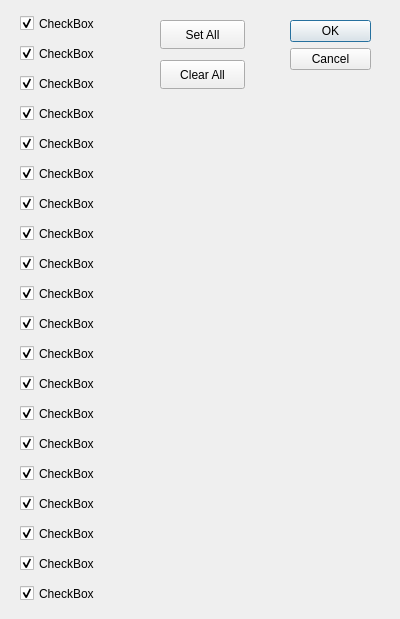
<?xml version="1.0" encoding="UTF-8"?>
<ui version="4.0">
 <class>SensorsDialog</class>
 <widget class="QDialog" name="SensorsDialog">
  <property name="geometry">
   <rect>
    <x>0</x>
    <y>0</y>
    <width>400</width>
    <height>619</height>
   </rect>
  </property>
  <property name="windowTitle">
   <string>Sensors</string>
  </property>
  <widget class="QDialogButtonBox" name="buttonBox">
   <property name="geometry">
    <rect>
     <x>290</x>
     <y>20</y>
     <width>81</width>
     <height>241</height>
    </rect>
   </property>
   <property name="orientation">
    <enum>Qt::Vertical</enum>
   </property>
   <property name="standardButtons">
    <set>QDialogButtonBox::Cancel|QDialogButtonBox::Ok</set>
   </property>
  </widget>
  <widget class="QCheckBox" name="checkBox">
   <property name="geometry">
    <rect>
     <x>20</x>
     <y>10</y>
     <width>131</width>
     <height>27</height>
    </rect>
   </property>
   <property name="text">
    <string>CheckBox</string>
   </property>
   <property name="checked">
    <bool>true</bool>
   </property>
  </widget>
  <widget class="QCheckBox" name="checkBox_2">
   <property name="geometry">
    <rect>
     <x>20</x>
     <y>40</y>
     <width>131</width>
     <height>27</height>
    </rect>
   </property>
   <property name="text">
    <string>CheckBox</string>
   </property>
   <property name="checked">
    <bool>true</bool>
   </property>
  </widget>
  <widget class="QCheckBox" name="checkBox_3">
   <property name="geometry">
    <rect>
     <x>20</x>
     <y>70</y>
     <width>131</width>
     <height>27</height>
    </rect>
   </property>
   <property name="text">
    <string>CheckBox</string>
   </property>
   <property name="checked">
    <bool>true</bool>
   </property>
  </widget>
  <widget class="QCheckBox" name="checkBox_4">
   <property name="geometry">
    <rect>
     <x>20</x>
     <y>100</y>
     <width>131</width>
     <height>27</height>
    </rect>
   </property>
   <property name="text">
    <string>CheckBox</string>
   </property>
   <property name="checked">
    <bool>true</bool>
   </property>
  </widget>
  <widget class="QCheckBox" name="checkBox_5">
   <property name="geometry">
    <rect>
     <x>20</x>
     <y>130</y>
     <width>131</width>
     <height>27</height>
    </rect>
   </property>
   <property name="text">
    <string>CheckBox</string>
   </property>
   <property name="checked">
    <bool>true</bool>
   </property>
  </widget>
  <widget class="QCheckBox" name="checkBox_6">
   <property name="geometry">
    <rect>
     <x>20</x>
     <y>160</y>
     <width>131</width>
     <height>27</height>
    </rect>
   </property>
   <property name="text">
    <string>CheckBox</string>
   </property>
   <property name="checked">
    <bool>true</bool>
   </property>
  </widget>
  <widget class="QCheckBox" name="checkBox_7">
   <property name="geometry">
    <rect>
     <x>20</x>
     <y>190</y>
     <width>131</width>
     <height>27</height>
    </rect>
   </property>
   <property name="text">
    <string>CheckBox</string>
   </property>
   <property name="checked">
    <bool>true</bool>
   </property>
  </widget>
  <widget class="QCheckBox" name="checkBox_8">
   <property name="geometry">
    <rect>
     <x>20</x>
     <y>220</y>
     <width>131</width>
     <height>27</height>
    </rect>
   </property>
   <property name="text">
    <string>CheckBox</string>
   </property>
   <property name="checked">
    <bool>true</bool>
   </property>
  </widget>
  <widget class="QCheckBox" name="checkBox_9">
   <property name="geometry">
    <rect>
     <x>20</x>
     <y>250</y>
     <width>131</width>
     <height>27</height>
    </rect>
   </property>
   <property name="text">
    <string>CheckBox</string>
   </property>
   <property name="checked">
    <bool>true</bool>
   </property>
  </widget>
  <widget class="QCheckBox" name="checkBox_10">
   <property name="geometry">
    <rect>
     <x>20</x>
     <y>280</y>
     <width>131</width>
     <height>27</height>
    </rect>
   </property>
   <property name="text">
    <string>CheckBox</string>
   </property>
   <property name="checked">
    <bool>true</bool>
   </property>
  </widget>
  <widget class="QCheckBox" name="checkBox_11">
   <property name="geometry">
    <rect>
     <x>20</x>
     <y>310</y>
     <width>131</width>
     <height>27</height>
    </rect>
   </property>
   <property name="text">
    <string>CheckBox</string>
   </property>
   <property name="checked">
    <bool>true</bool>
   </property>
  </widget>
  <widget class="QCheckBox" name="checkBox_12">
   <property name="geometry">
    <rect>
     <x>20</x>
     <y>340</y>
     <width>131</width>
     <height>27</height>
    </rect>
   </property>
   <property name="text">
    <string>CheckBox</string>
   </property>
   <property name="checked">
    <bool>true</bool>
   </property>
  </widget>
  <widget class="QCheckBox" name="checkBox_13">
   <property name="geometry">
    <rect>
     <x>20</x>
     <y>370</y>
     <width>131</width>
     <height>27</height>
    </rect>
   </property>
   <property name="text">
    <string>CheckBox</string>
   </property>
   <property name="checked">
    <bool>true</bool>
   </property>
  </widget>
  <widget class="QPushButton" name="setAllButton">
   <property name="geometry">
    <rect>
     <x>160</x>
     <y>20</y>
     <width>85</width>
     <height>29</height>
    </rect>
   </property>
   <property name="text">
    <string>Set All</string>
   </property>
  </widget>
  <widget class="QPushButton" name="clearAllButton">
   <property name="geometry">
    <rect>
     <x>160</x>
     <y>60</y>
     <width>85</width>
     <height>29</height>
    </rect>
   </property>
   <property name="text">
    <string>Clear All</string>
   </property>
  </widget>
  <widget class="QCheckBox" name="checkBox_14">
   <property name="geometry">
    <rect>
     <x>20</x>
     <y>400</y>
     <width>131</width>
     <height>27</height>
    </rect>
   </property>
   <property name="text">
    <string>CheckBox</string>
   </property>
   <property name="checked">
    <bool>true</bool>
   </property>
  </widget>
  <widget class="QCheckBox" name="checkBox_15">
   <property name="geometry">
    <rect>
     <x>20</x>
     <y>430</y>
     <width>131</width>
     <height>27</height>
    </rect>
   </property>
   <property name="text">
    <string>CheckBox</string>
   </property>
   <property name="checked">
    <bool>true</bool>
   </property>
  </widget>
  <widget class="QCheckBox" name="checkBox_16">
   <property name="geometry">
    <rect>
     <x>20</x>
     <y>460</y>
     <width>131</width>
     <height>27</height>
    </rect>
   </property>
   <property name="text">
    <string>CheckBox</string>
   </property>
   <property name="checked">
    <bool>true</bool>
   </property>
  </widget>
  <widget class="QCheckBox" name="checkBox_17">
   <property name="geometry">
    <rect>
     <x>20</x>
     <y>490</y>
     <width>131</width>
     <height>27</height>
    </rect>
   </property>
   <property name="text">
    <string>CheckBox</string>
   </property>
   <property name="checked">
    <bool>true</bool>
   </property>
  </widget>
  <widget class="QCheckBox" name="checkBox_18">
   <property name="geometry">
    <rect>
     <x>20</x>
     <y>520</y>
     <width>131</width>
     <height>27</height>
    </rect>
   </property>
   <property name="text">
    <string>CheckBox</string>
   </property>
   <property name="checked">
    <bool>true</bool>
   </property>
  </widget>
  <widget class="QCheckBox" name="checkBox_19">
   <property name="geometry">
    <rect>
     <x>20</x>
     <y>550</y>
     <width>131</width>
     <height>27</height>
    </rect>
   </property>
   <property name="text">
    <string>CheckBox</string>
   </property>
   <property name="checked">
    <bool>true</bool>
   </property>
  </widget>
  <widget class="QCheckBox" name="checkBox_20">
   <property name="geometry">
    <rect>
     <x>20</x>
     <y>580</y>
     <width>131</width>
     <height>27</height>
    </rect>
   </property>
   <property name="text">
    <string>CheckBox</string>
   </property>
   <property name="checked">
    <bool>true</bool>
   </property>
  </widget>
 </widget>
 <resources/>
 <connections>
  <connection>
   <sender>buttonBox</sender>
   <signal>accepted()</signal>
   <receiver>SensorsDialog</receiver>
   <slot>accept()</slot>
   <hints>
    <hint type="sourcelabel">
     <x>248</x>
     <y>254</y>
    </hint>
    <hint type="destinationlabel">
     <x>157</x>
     <y>274</y>
    </hint>
   </hints>
  </connection>
  <connection>
   <sender>buttonBox</sender>
   <signal>rejected()</signal>
   <receiver>SensorsDialog</receiver>
   <slot>reject()</slot>
   <hints>
    <hint type="sourcelabel">
     <x>316</x>
     <y>260</y>
    </hint>
    <hint type="destinationlabel">
     <x>286</x>
     <y>274</y>
    </hint>
   </hints>
  </connection>
 </connections>
</ui>
